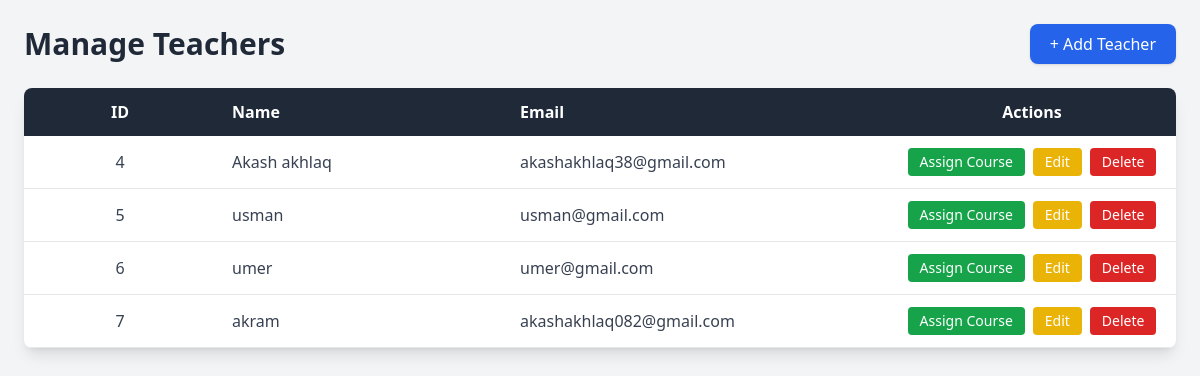
Page /attendance_system/Admin/teachers.php on the committed database.
### tables this page shows
CREATE TABLE `teachers` (
  `id` int(11) NOT NULL,
  `name` varchar(100) DEFAULT NULL,
  `email` varchar(100) DEFAULT NULL,
  `password` varchar(255) DEFAULT NULL,
  `class_id` int(11) DEFAULT NULL,
  `subject_id` int(11) DEFAULT NULL,
  `status` tinyint(4) DEFAULT 1,
  `reset_token` varchar(255) DEFAULT NULL,
  `token_expiry` datetime DEFAULT NULL
);

### attendance_system/Admin/teachers.php (the view, shortened to what this page needs)
<?php
include "../db.php";
$teachers = mysqli_query($conn, "SELECT * FROM teachers");
?>
<!DOCTYPE html>
<html lang="en">
<head>
<script src="https://cdn.tailwindcss.com"></script>
</head>
<body class="bg-gray-100 min-h-screen">
<div class="max-w-7xl mx-auto p-6">
    <div class="flex justify-between items-center mb-6">
        <h1 class="text-3xl font-bold text-gray-800">Manage Teachers</h1>
        <a href="add_teacher.php"
           class="bg-blue-600 hover:bg-blue-700 text-white px-5 py-2 rounded-lg shadow">
            + Add Teacher
        </a>
    </div>
    <div class="bg-white shadow-lg rounded-lg overflow-x-auto">
        <table class="min-w-full border-collapse">
            <thead>
                <tr class="bg-gray-800 text-white text-left">
                    <th class="px-4 py-3 w-16 text-center">ID</th>
                    <th class="px-4 py-3 w-1/4">Name</th>
                    <th class="px-4 py-3 w-1/3">Email</th>
                    <th class="px-4 py-3 w-1/4 text-center">Actions</th>
                </tr>
            </thead>
            <tbody class="text-gray-700">
            <?php if(mysqli_num_rows($teachers) > 0){ ?>
                <?php while($t = mysqli_fetch_assoc($teachers)){ ?>
                <tr class="border-b hover:bg-gray-50">
                    <td class="px-4 py-3 text-center font-medium">
                        <?= $t['id'] ?>
                    </td>
                    <td class="px-4 py-3 break-words">
                        <?= htmlspecialchars($t['name']) ?>
                    </td>
                    <td class="px-4 py-3 break-all">
                        <?= htmlspecialchars($t['email']) ?>
                    </td>
                    <td class="px-4 py-3">
                        <div class="flex justify-center gap-2 flex-wrap">
                            <a href="assign_course.php?id=<?= $t['id'] ?>"
                               class="bg-green-600 hover:bg-green-700 text-white px-3 py-1 rounded text-sm">
                               Assign Course
                            </a>
                            <a href="edit_teacher.php?id=<?= $t['id'] ?>"
                               class="bg-yellow-500 hover:bg-yellow-600 text-white px-3 py-1 rounded text-sm">
                               Edit
                            </a>
                            <a href="delete_teacher.php?id=<?= $t['id'] ?>"
                               onclick="return confirm('Are you sure you want to delete this teacher?')"
                               class="bg-red-600 hover:bg-red-700 text-white px-3 py-1 rounded text-sm">
                               Delete
                            </a>
                        </div>
                    </td>
                </tr>
                <?php } ?>
            <?php } ?>
            </tbody>
        </table>
    </div>
</div>
</body>
</html>

### rows in the picture
teachers: id "4", name "Akash akhlaq", email "akashakhlaq38@gmail.com"
teachers: id "5", name "usman", email "usman@gmail.com"
teachers: id "6", name "umer", email "umer@gmail.com"
teachers: id "7", name "akram", email "akashakhlaq082@gmail.com"
